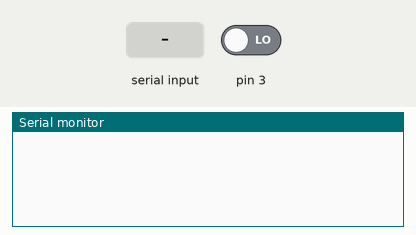
A sketch run on a simulated Arduino Uno, built with avr-gcc and run on an emulated ATmega328P. Shown: the last lines printed to the serial monitor. The test bench sets the inputs (shaded band); at power-on: pin 3 LOW.

Above: at 1.2 s.
1.3 s: pin 3 driven HIGH
At 2.2 s:
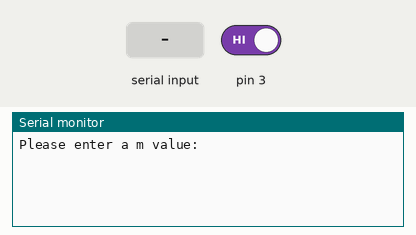
2.8 s: "90,45\n" received over Serial
At 4.0 s:
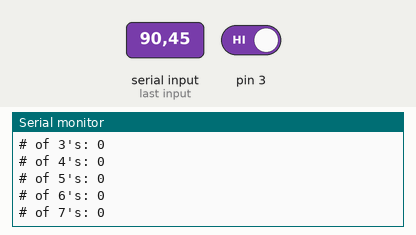
Timing chart, 0 to 5.8 s (numbered marks = the images above; inputs shaded):
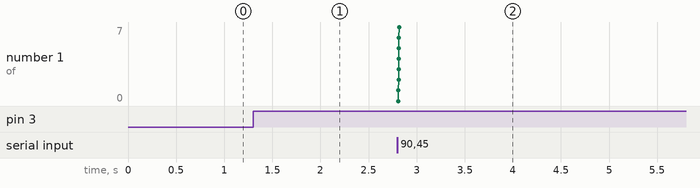

Measured:
- after the input at 1.3 s, the serial monitor: prints a new line at once (image 1)
- after the input at 2.8 s, the serial monitor: prints a new line at once (image 2)

The sketch:

part2.ino
```cpp
unsigned int seed[2] = {31,63};//numbers are taken from wiki
int random_number = 0;
//mapping arrays for seven segment display
int dout[16] = {192,128,192,192,128,64,64,192,192,192,192,0,64,128,64,64};
int bout[16] = {15,1,22,19,25,27,31,1,31,25,29,31,14,23,30,28};
int* arr;//pointer to beginning of dynamic array
int index = 0;
int size;//size of dynamic array
char buffer[5];//buffer to keep user input

int tint(char* numStr);//function to turn char arrays to int
int number_of_occurrence(int number);//function to find how many times a number is in an array
void wait_millis(int msecs);//function to wait to make sure Serial communication works

void setup()
{
  Serial.begin(115200);
  attachInterrupt(digitalPinToInterrupt(3),generate,RISING);//generate is called on button press
}

void loop()
{
  // void loop must stay empty
}

void generate()
{
  sei();//enable interrupts to make serial communication work within interrupt
  int i = 0;
  Serial.println("Please enter a m value:");//print prompt and wait user input
  while(1)
  {
     if(Serial.available())//if there is input
     {
       wait_millis(10);//wait 10 ms to make sure Serial communication work
       while(Serial.available() > 0)
       {
  	     buffer[i] = Serial.read();//read input to buffer
         i++;
       }
       break;
     }
  }
  size = tint(buffer);//turn buffer to int
  arr = (int*) malloc(sizeof(int) * size);//create dynamic array with size of user input
  while(index < size)//fill dynamic array
  {
    random_number = (seed[0] + seed[1]) % 32767;//create random number similar to part 1
    seed[0] = seed[1];
    seed[1] = random_number;
    random_number = random_number % 8;//take mod 8 of number
    arr[index] = random_number;//fill the array
    index++;
  }
  //print how many times each number occured
  Serial.print("# of 0's: ");
  Serial.println(number_of_occurrence(0));
  Serial.print("# of 1's: ");
  Serial.println(number_of_occurrence(1));
  Serial.print("# of 2's: ");
  Serial.println(number_of_occurrence(2));
  Serial.print("# of 3's: ");
  Serial.println(number_of_occurrence(3));
  Serial.print("# of 4's: ");
  Serial.println(number_of_occurrence(4));
  Serial.print("# of 5's: ");
  Serial.println(number_of_occurrence(5));
  Serial.print("# of 6's: ");
  Serial.println(number_of_occurrence(6));
  Serial.print("# of 7's: ");
  Serial.println(number_of_occurrence(7));
  free(arr);//free dynamiccally allocated memory
}

int number_of_occurrence(int number)
{
  int count = 0;
  for(int i = 0; i < size; i++)
  {
    if(arr[i] == number) count++;//if number is found increment count
  }
  return count;
}

int tint(char* numStr)//function to turn given char array to integer value
{
    int intVal=0 ;

    while(*numStr != '\0')
    {
        intVal *= 10;//multiply with ten to shift the number
        intVal  += *numStr - '0';//add next index to number
        numStr++;//move to next index
    }
    return intVal;
}

void wait_millis(int msecs)//dead time used to make sure serial.available works correctly
{
  long now = millis();
  while(millis()-now < msecs);
}
```
